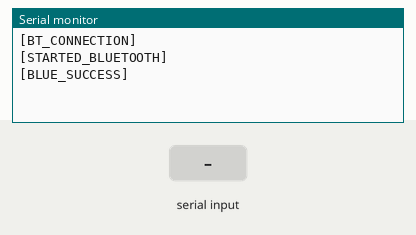
Simulated run of this sketch. Board: ESP32. Shown: the last lines printed to the serial monitor. The test bench sets the inputs (shaded band). Nothing arrives over Bluetooth unless stated.

Above: at 1.2 s.
1.3 s: "1" received over the second serial link
At 2.5 s:
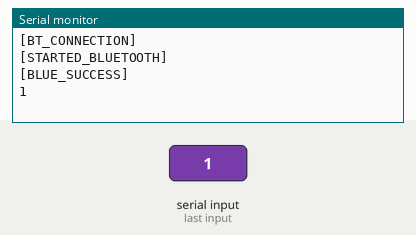
2.8 s: "0" received over the second serial link
At 4.0 s:
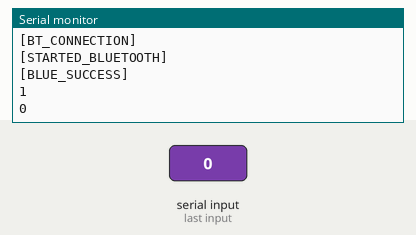
4.3 s: "2" received over the second serial link
At 5.5 s:
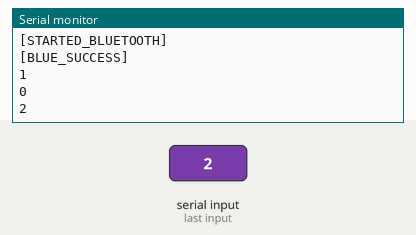

Measured:
- after the input at 1.3 s, the serial monitor: prints a new line at once (image 1)
- after the input at 2.8 s, the serial monitor: prints a new line at once (image 2)
- after the input at 4.3 s, the serial monitor: prints a new line at once (image 3)

The sketch:

12_bluetooth_master.ino
```cpp
#include <BluetoothSerial.h>

BluetoothSerial espBT;

float lin = 0;

uint8_t address[6]  = {0x74, 0xC6, 0x3B, 0x38, 0xA4, 0xA0};

xTaskHandle task_g;

void setup() {
  // put your setup code here, to run once:
   Serial.begin(115200);
   // =======================Bluetooth=====================
   Serial.println("[BT_CONNECTION]");
   espBT.begin("ESP32test", true);
   Serial.println("[STARTED_BLUETOOTH]");
   Serial.println("[BLUE_SUCCESS]");

   xTaskCreatePinnedToCore(getK, "get", 10000, NULL, 1, &task_g, 0);
}

void getK(void*params){
   while (true){
      lin += 0.01;
      delay(50);
   }
}

std::string packet = "";

void loop() {
   bool connected = espBT.connect(address, 1);
   while (!connected) {
      Serial.println("[BLUE_FAIL]");
      connected = espBT.connect(address, 1);
   }
   while (espBT.available()) {
      packet += espBT.read();
   }
   if (packet != "") {
      Serial.println(packet.c_str());
      packet = "";
   }
   espBT.print(lin);
   espBT.disconnect();
   delay(50);
}
```
